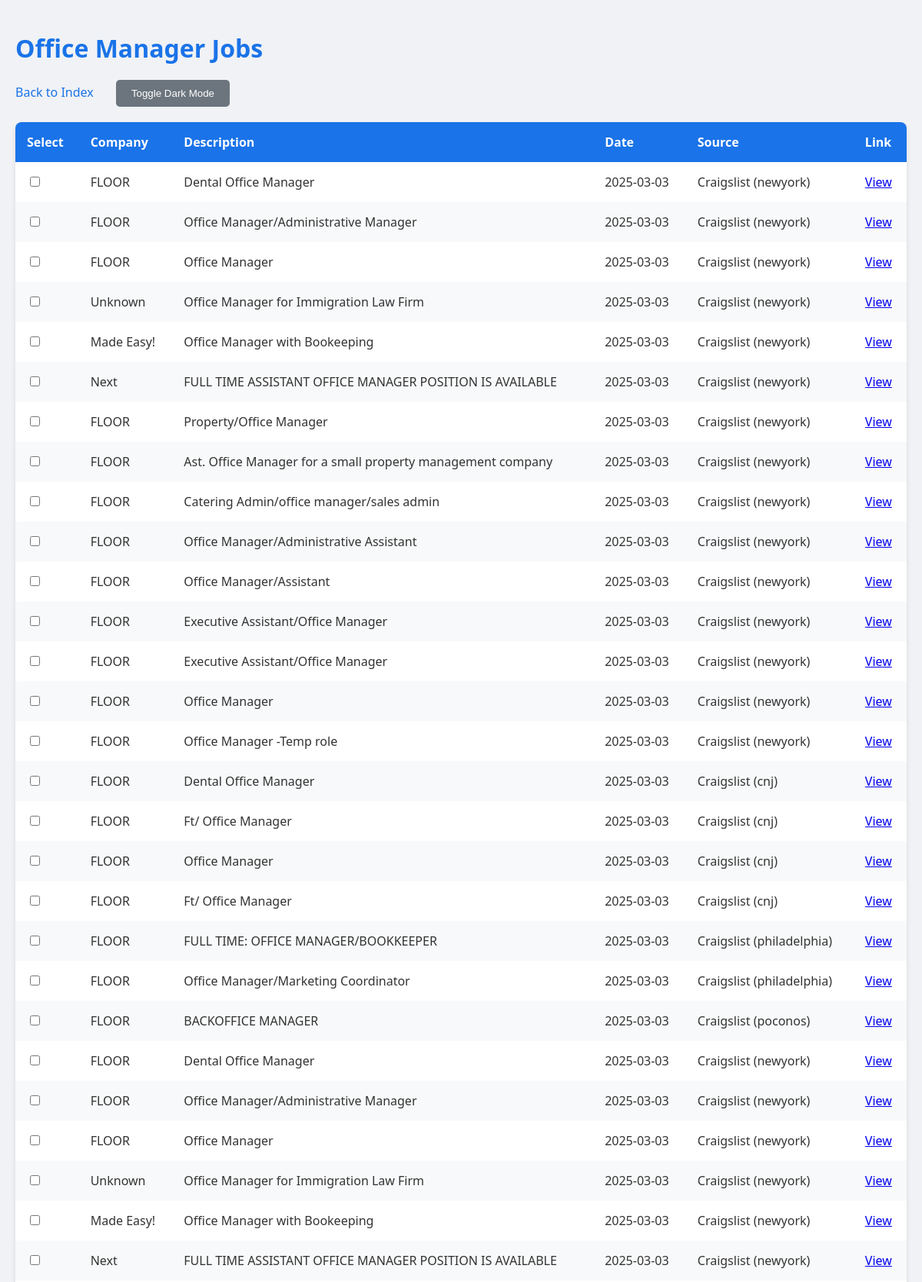
The page /office-managers (upper part) on the database its author committed.
### tables this page shows
CREATE TABLE office_manager_jobs (
            signal_id INTEGER PRIMARY KEY,
            company_id INTEGER,
            signal_type TEXT,
            description TEXT,
            date TEXT,
            url TEXT,
            source TEXT,
            contacted INTEGER DEFAULT 0,
            FOREIGN KEY (company_id) REFERENCES companies(company_id)
        );

### app.py (the view)
@app.route('/office-managers')
def office_managers_dashboard():
    conn = sqlite3.connect('data/abm_tool.db')
    c = conn.cursor()
    c.execute("SELECT DISTINCT i.signal_id, c.name, i.description, i.date, i.url, i.source, i.contacted FROM office_manager_jobs i JOIN companies c ON i.company_id = c.company_id ORDER BY i.date DESC")
    signals = c.fetchall()
    conn.close()
    print(f"Office manager jobs fetched: {len(signals)}")  # Debug
    return render_template('dashboard.html', signals=signals, signal_type='OfficeManagers', title='Office Manager Jobs')

### templates/dashboard.html (shortened to what this page needs)
<!DOCTYPE html>
<html lang="en">
  <head>
  </head>
  <body>
    <div class="container">
      <h1>{{ title }}</h1>
      <div class="nav">
        <a href="/">Back to Index</a>
        <button class="btn dark-mode-toggle" onclick="toggleDarkMode()">
          Toggle Dark Mode
        </button>
      </div>
      <form method="POST" action="/delete">
        <table>
          <thead>
            <tr>
              <th>Select</th>
              <th>Company</th>
              <th>Description</th>
              <th>Date</th>
              <th>
                {% if signal_type == 'Craigslist' %}City{% else %}Source{% endif
                %}
              </th>
              <th>Link</th>
            </tr>
          </thead>
          <tbody>
            {% for signal in signals %}
            <tr>
              <td>
                <input
                  type="checkbox"
                  name="signal_ids"
                  value="{{ signal[0] }}"
                />
              </td>
              <td>{{ signal[1] }}</td>
              <td class="description">{{ signal[2] }}</td>
              <td>{{ signal[3] }}</td>
              <td>{{ signal[5] }}</td>
              <td><a href="{{ signal[4] }}" target="_blank">View</a></td>
            </tr>
            {% endfor %}
          </tbody>
        </table>
        <br />
      </form>
    </div>
  </body>
</html>

### templates/dashboard.html (style rules this page uses)
body { font-family: "Segoe UI", Tahoma, Geneva, Verdana, sans-serif; background: #f0f2f5; color: #333; margin: 0; padding: 20px; transition: background 0.3s, color 0.3s; }
.container { max-width: 1200px; margin: 0 auto; }
h1 { font-size: 2em; margin-bottom: 20px; color: #1a73e8; }
.nav { margin-bottom: 20px; }
.nav a { color: #1a73e8; text-decoration: none; font-weight: 500; margin-right: 15px; }
table { width: 100%; border-collapse: collapse; background: white; box-shadow: 0 4px 6px rgba(0, 0, 0, 0.1); border-radius: 8px; overflow: hidden; }
th, td { padding: 15px; text-align: left; }
th { background: #1a73e8; color: white; font-weight: 600; }
tr:nth-child(even) { background: #f8f9fa; }
.description { max-width: 500px; word-wrap: break-word; }
.btn { padding: 10px 20px; border: none; border-radius: 5px; cursor: pointer; font-weight: 500; transition: background 0.2s; }
.dark-mode-toggle { background: #6c757d; color: white; margin-left: 10px; }

### rows shown on the page
office_manager_jobs: signal "FLOOR", description "Dental Office Manager", date "2025-03-03", source "Craigslist (newyork)"
office_manager_jobs: signal "FLOOR", description "Office Manager/Administrative Manager", date "2025-03-03", source "Craigslist (newyork)"
office_manager_jobs: signal "FLOOR", description "Office Manager", date "2025-03-03", source "Craigslist (newyork)"
office_manager_jobs: signal "Unknown", description "Office Manager for Immigration Law Firm", date "2025-03-03", source "Craigslist (newyork)"
office_manager_jobs: signal "Made Easy!", description "Office Manager with Bookeeping", date "2025-03-03", source "Craigslist (newyork)"
office_manager_jobs: signal "Next", description "FULL TIME ASSISTANT OFFICE MANAGER POSITION IS AVAILABLE", date "2025-03-03", source "Craigslist (newyork)"
office_manager_jobs: signal "FLOOR", description "Property/Office Manager", date "2025-03-03", source "Craigslist (newyork)"
office_manager_jobs: signal "FLOOR", description "Ast. Office Manager for a small property management company", date "2025-03-03", source "Craigslist (newyork)"
office_manager_jobs: signal "FLOOR", description "Catering Admin/office manager/sales admin", date "2025-03-03", source "Craigslist (newyork)"
office_manager_jobs: signal "FLOOR", description "Office Manager/Administrative Assistant", date "2025-03-03", source "Craigslist (newyork)"
office_manager_jobs: signal "FLOOR", description "Office Manager/Assistant", date "2025-03-03", source "Craigslist (newyork)"
office_manager_jobs: signal "FLOOR", description "Executive Assistant/Office Manager", date "2025-03-03", source "Craigslist (newyork)"
office_manager_jobs: signal "FLOOR", description "Executive Assistant/Office Manager", date "2025-03-03", source "Craigslist (newyork)"
office_manager_jobs: signal "FLOOR", description "Office Manager", date "2025-03-03", source "Craigslist (newyork)"
office_manager_jobs: signal "FLOOR", description "Office Manager -Temp role", date "2025-03-03", source "Craigslist (newyork)"
office_manager_jobs: signal "FLOOR", description "Dental Office Manager", date "2025-03-03", source "Craigslist (cnj)"
office_manager_jobs: signal "FLOOR", description "Ft/ Office Manager", date "2025-03-03", source "Craigslist (cnj)"
office_manager_jobs: signal "FLOOR", description "Office Manager", date "2025-03-03", source "Craigslist (cnj)"
office_manager_jobs: signal "FLOOR", description "Ft/ Office Manager", date "2025-03-03", source "Craigslist (cnj)"
office_manager_jobs: signal "FLOOR", description "FULL TIME: OFFICE MANAGER/BOOKKEEPER", date "2025-03-03", source "Craigslist (philadelphia)"
office_manager_jobs: signal "FLOOR", description "Office Manager/Marketing Coordinator", date "2025-03-03", source "Craigslist (philadelphia)"
office_manager_jobs: signal "FLOOR", description "BACKOFFICE MANAGER", date "2025-03-03", source "Craigslist (poconos)"
office_manager_jobs: signal "FLOOR", description "Dental Office Manager", date "2025-03-03", source "Craigslist (newyork)"
office_manager_jobs: signal "FLOOR", description "Office Manager/Administrative Manager", date "2025-03-03", source "Craigslist (newyork)"
office_manager_jobs: signal "FLOOR", description "Office Manager", date "2025-03-03", source "Craigslist (newyork)"
office_manager_jobs: signal "Unknown", description "Office Manager for Immigration Law Firm", date "2025-03-03", source "Craigslist (newyork)"
office_manager_jobs: signal "Made Easy!", description "Office Manager with Bookeeping", date "2025-03-03", source "Craigslist (newyork)"
office_manager_jobs: signal "Next", description "FULL TIME ASSISTANT OFFICE MANAGER POSITION IS AVAILABLE", date "2025-03-03", source "Craigslist (newyork)"

### other values the page prints
{{ title }} "Office Manager Jobs"
